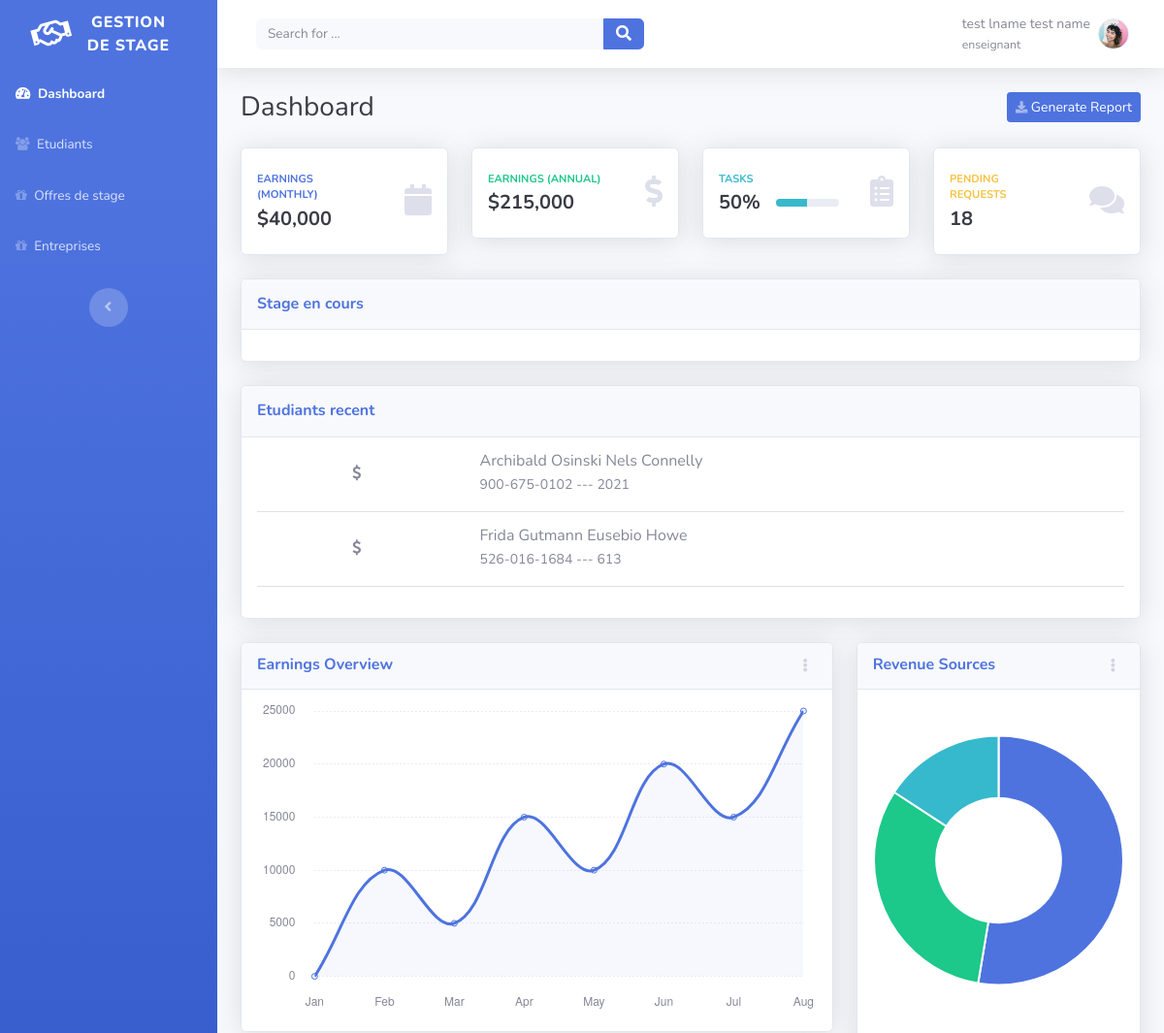
The app's page / (signed in, upper part), older data.
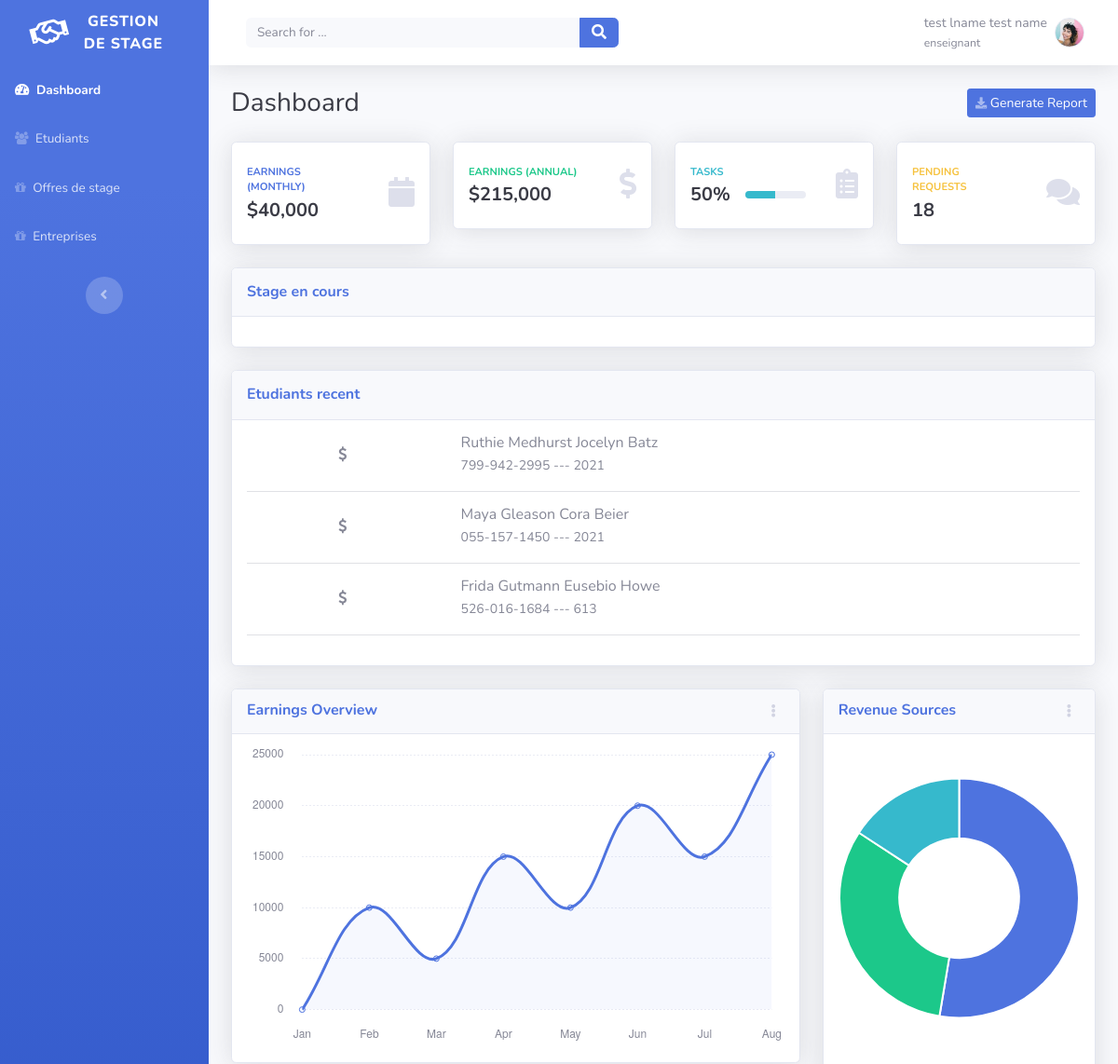
The same page, newer data.
### tables this page shows
CREATE TABLE `etudiant` (
  `cne` varchar(30) NOT NULL,
  `cv` varchar(255) DEFAULT NULL,
  `promotion` int(11) NOT NULL,
  `id` int(11) NOT NULL,
  `formation_id` int(11) NOT NULL,
  `IsValidated` tinyint(1) NOT NULL DEFAULT 0
);

CREATE TABLE `person` (
  `id` int(11) NOT NULL,
  `cin` varchar(15) NOT NULL,
  `date_naiss` datetime(6) NOT NULL,
  `email` varchar(80) NOT NULL,
  `fname` varchar(35) NOT NULL,
  `lname` varchar(35) NOT NULL,
  `password` varchar(100) NOT NULL,
  `phone` varchar(15) NOT NULL,
  `person_type` enum('etudiant','enseignant','admin') NOT NULL DEFAULT 'etudiant'
);

### views/resp/dashboard.resp.php (the view, shortened to what the changed rows need)
<?php
$curr_user = $_SESSION['user'];
$pdo = getDBConnection();
try {
    $query = "SELECT p.lname, p.fname, e.promotion, e.cne, e.IsValidated FROM etudiant e, person p
                                     WHERE e.id = p.id AND e.formation_id = (SELECT id from formation WHERE responsable_id = :resp_id)
                                     ORDER BY e.id DESC limit 3";
    $stmt = $pdo->prepare($query);
    $stmt->bindParam(':resp_id', $curr_user['id']);
    $stmt->execute();
    $recent_students = $stmt->fetchAll(PDO::FETCH_ASSOC);
} catch (Exception $e) {
    $error = $e->getMessage();
}
?>
<!DOCTYPE html>
<html lang="fr">
<head>
    <link rel="stylesheet" href="/assets/bootstrap/css/bootstrap.min.css">
    <link rel="stylesheet" href="/assets/fonts/fontawesome-all.min.css">
    <link rel="stylesheet" href="/assets/fonts/font-awesome.min.css">
    <link rel="stylesheet" href="/assets/fonts/fontawesome5-overrides.min.css">
</head>
<body id="page-top">
<div id="wrapper">
    <div class="d-flex flex-column" id="content-wrapper">
        <div id="content">
            <div class="container-fluid">
                <div class="row">
                    <div class="col-12">
                        <div class="card shadow mb-4">
                            <div class="card-body">
                                <?php
                                if (empty($recent_students)) {
                                    echo "aucun etudiant";
                                } else
                                    foreach ($recent_students as $rStud) {
                                        ?>
                                        <div class="row mb-3">
                                            <div class="icon-circle col">
                                                <i class="fa fa-dollar"></i>
                                            </div>
                                            <div class="col-9">
                                                <div class="card-subtitle">
                                                     <?php echo "{$rStud['lname']} {$rStud['fname']}" ?>
                                                </div>
                                                <small class="text-muted"><?php echo "{$rStud['cne']} --- {$rStud['promotion']} " ?></small>
                                            </div>
                                        </div>
                                        <hr>
                                        <?php
                                    }
                                ?>
                            </div>
                        </div>
                    </div>
                </div>
            </div>
        </div>
    </div>
</div>
</body>
</html>

Row changes from the older to the newer data that the page shows:
added etudiant: id.lname "Ruthie Medhurst", id.fname "Jocelyn Batz", cne "799-942-2995", promotion "2021"
changed etudiant: id.lname "Archibald Osinski" → "Maya Gleason"; id.fname "Nels Connelly" → "Cora Beier"; cne "900-675-0102" → "055-157-1450"
